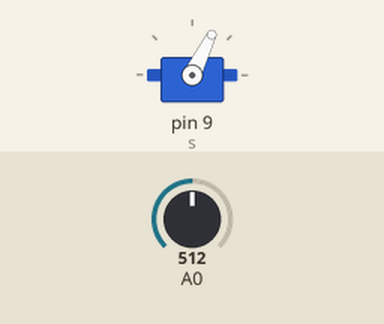
Recording of a sketch running on a simulated Arduino Uno, built with avr-gcc and run on an emulated ATmega328P. Parts: servo. Inputs (shaded band) come from the test bench; at power-on: A0 = 512.

Above: at 1.2 s.
1.3 s: A0 set to 716
At 2.0 s:
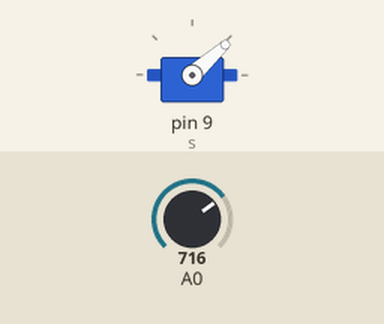
2.8 s: A0 set to 306
At 3.2 s:
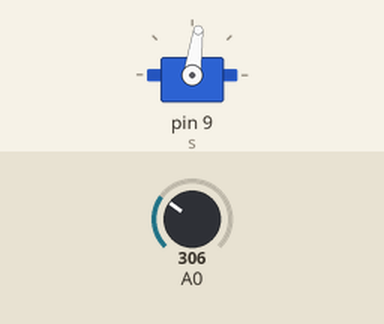
4.3 s: A0 set to 511
At 5.5 s:
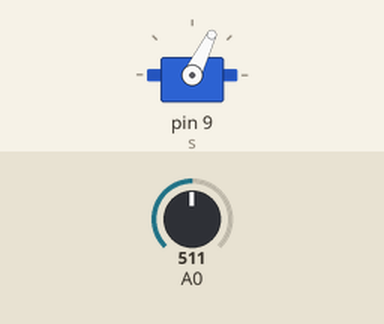
5.8 s: A0 set to 122
At 6.6 s:
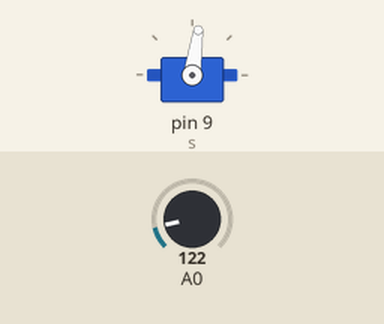
Timing chart, 0 to 8.3 s (numbered marks = the images above; inputs shaded):
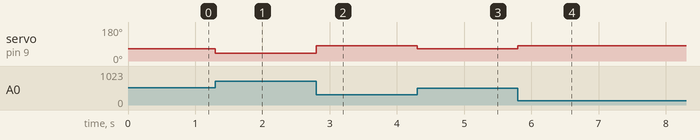

The sketch:

servopot.ino
```cpp
#include <Servo.h>

Servo s;
int val = 0;
void setup() {
  // put your setup code here, to run once:
  s.attach(9);
}

void loop() {
  // put your main code here, to run repeatedly:
  val = map(1024-analogRead(A0), 400, 600, 44, 80);
  if (val > 82) val = 82;
  if (val < 42) val = 42;
  s.write(val);
}
```

Measured:
- after the input at 1.3 s, servo on pin 9 (s): 64° → 42° at once
- after the input at 2.8 s, servo on pin 9 (s): 42° → 82° at once
- after the input at 4.3 s, servo on pin 9 (s): 82° → 64° at once
- after the input at 5.8 s, servo on pin 9 (s): 64° → 82° at once
